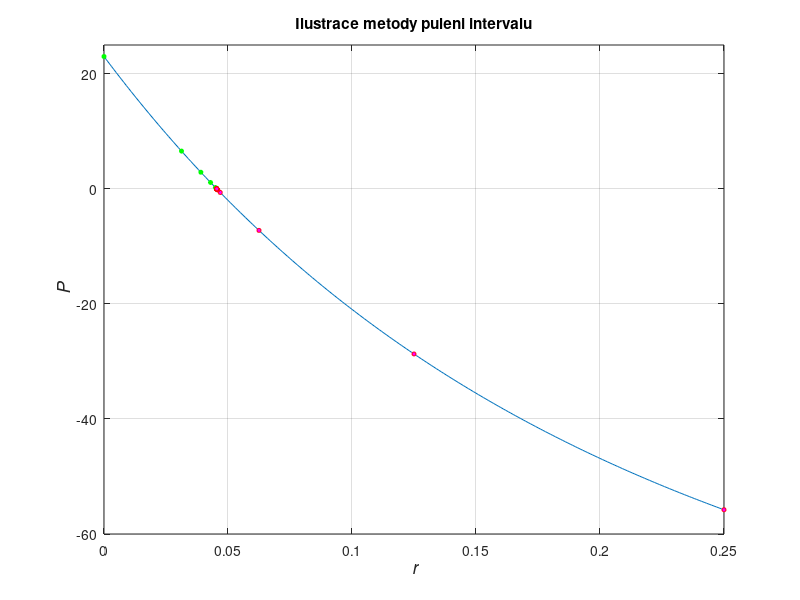

Here is the MATLAB script that generated this plot:
%animace puleni intervalu

clear; clc; close all
C = 5; JH = 100; P = 102;

f = @(r) C./(1+r) + C./(1+r).^2 + C./(1+r).^3 +C./(1+r).^4 +...
    (C+JH)./(1+r).^5 - P;
x = 0:0.001:0.25; fx = f(x);
h0 = figure('Color', 'w');
plot(x, fx);
ylabel('\it P', 'Fontsize', 13);
xlabel('\it r', 'Fontsize', 13);

title('Ilustrace metody puleni intervalu');

xlim([0,0.25]); ylim([-60, 25]); grid on;
a = x(1); fa = fx(1); xp1 = a; yp1 =fa;
b = x(end); fb = fx(end); xp2 = b; yp2 = fb;
hold on;

h1 = plot(xp1, yp1, 'og', 'MarkerSize', 3, 'MarkerFaceColor', 'g'); pause(1);
h2 = plot(xp2, yp2, 'or', 'MarkerSize', 3, 'MarkerFaceColor', 'm'); pause(1);
stop = 0; delta = 1e-10; k = 0; kmax = 100;

while ~stop
    c = (a+b)/2; fc = f(c);
    zoom on
    if fa*fc < 0
        b = c; fb = fc;
        xp2 = [xp2 b]; 
        yp2 = [yp2 fb];
        set(h2, 'XData', xp2, 'YData', yp2);
        drawnow, pause(1);
    else
        a = c; fa = fc;
        xp1 = [xp1 a]; 
        yp1 = [yp1 fa];
        set(h1, 'XData', xp1, 'YData', yp1);
        drawnow, pause(1);
    end
    if fa - fb < delta || b-a < delta || k >=kmax
        stop = 1;
    end
    k = k+1;
end
zoom out
        